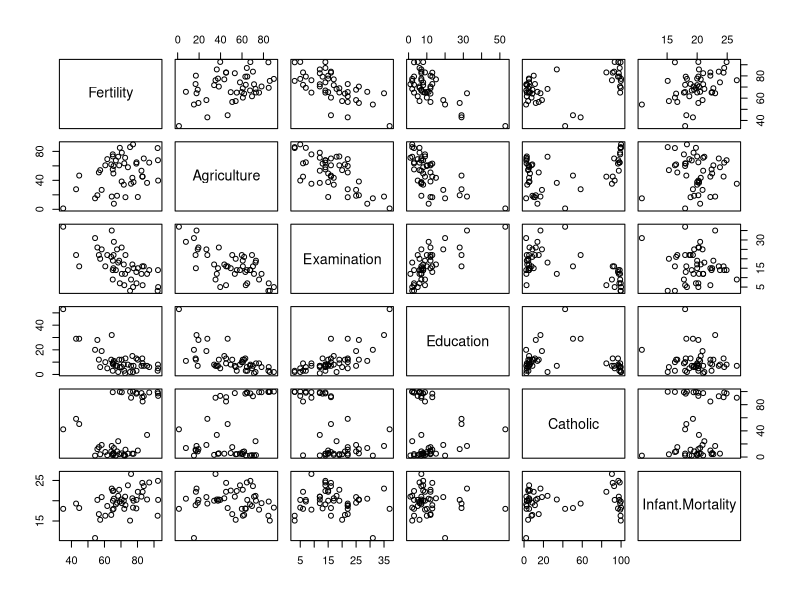
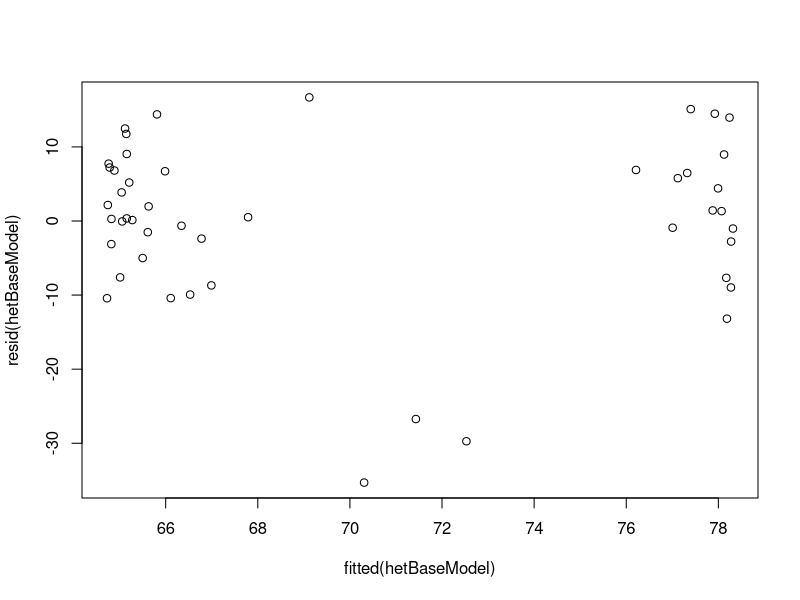
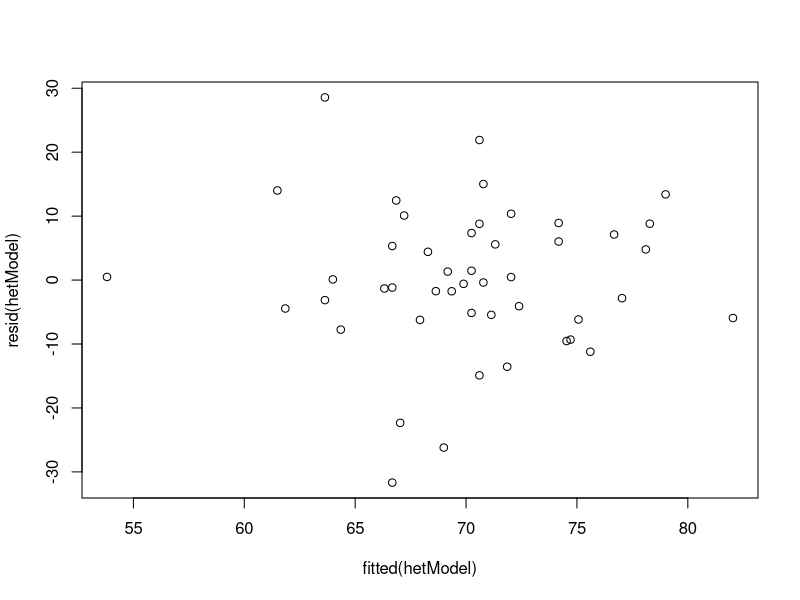
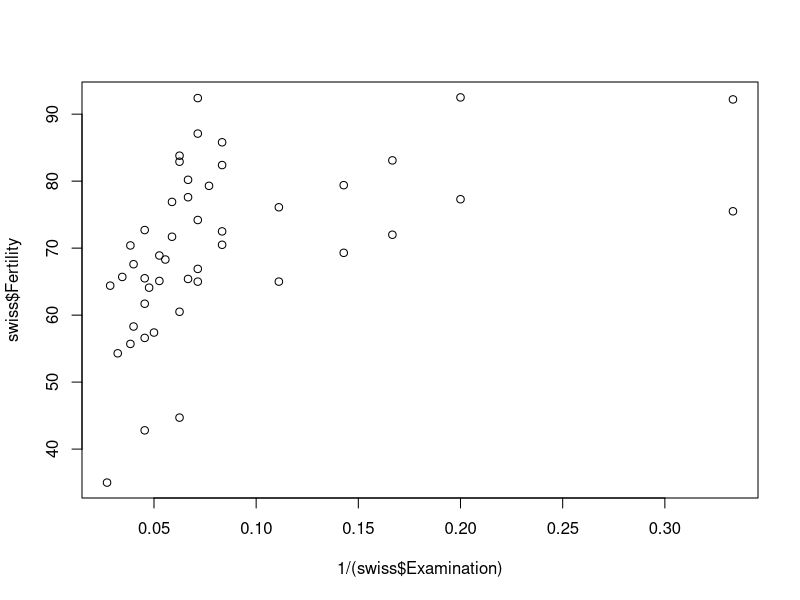
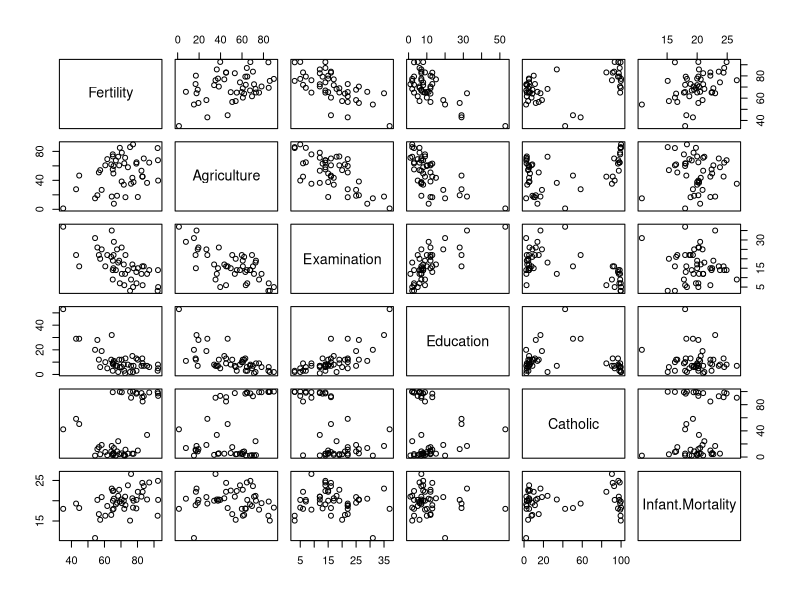
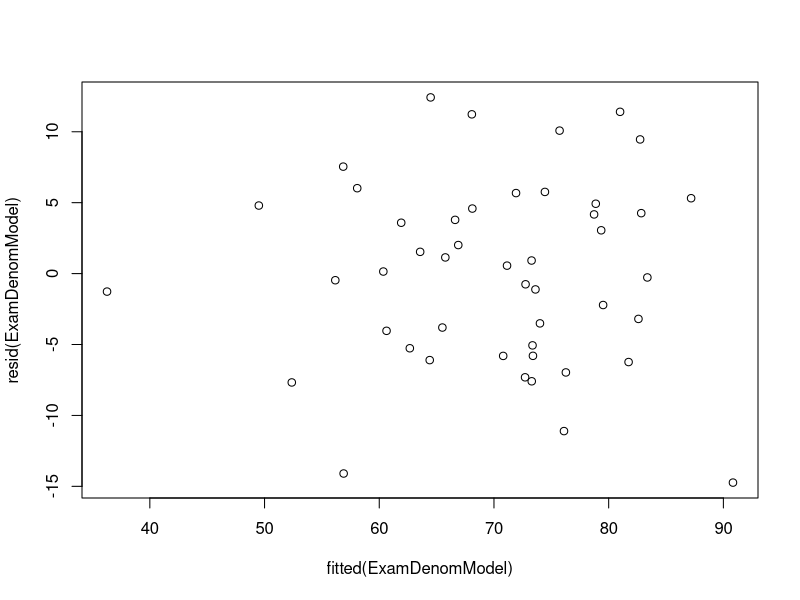
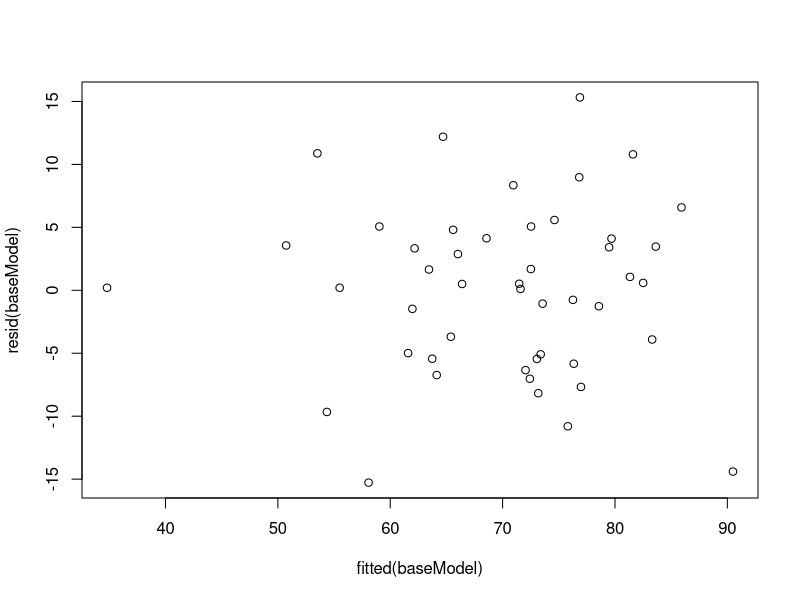

Write the R code that produced these figures, in order. (Note: this script raises an error after producing the figures.)
pairs(swiss)
baseModel = lm(swiss$Fertility ~ swiss$Agriculture + swiss$Examination + swiss$Education + swiss$Catholic + swiss$Infant.Mortality)
summary(baseModel)
hetBaseModel=lm(swiss$Fertility ~ swiss$Catholic)

plot(fitted(hetBaseModel),resid(hetBaseModel))
removedBaseModel = lm(swiss$Fertility ~ swiss$Education + swiss$Catholic + swiss$Infant.Mortality)
summary(removedBaseModel)

hetModel = lm(swiss$Fertility ~ swiss$Infant.Mortality)
#summary(hetModel)
plot(fitted(hetModel),resid(hetModel))

logExamModel = lm(swiss$Fertility ~ swiss$Agriculture + log(swiss$Examination) + swiss$Education + swiss$Catholic + swiss$Infant.Mortality)
summary(logExamModel)

dumDenomExam = 1/(swiss$Examination)

ExamDenomModel = lm(swiss$Fertility ~ swiss$Agriculture + dumDenomExam + swiss$Education + swiss$Catholic + swiss$Infant.Mortality)
summary(ExamDenomModel)

plot(1/(swiss$Examination), swiss$Fertility)
pairs(swiss)
resid(ExamDenomModel)
plot(fitted(ExamDenomModel),resid(ExamDenomModel))
plot(fitted(baseModel),resid(baseModel))
#Note: Try the base model excluding the swiss$Examination variable to see how it reacts.

dummy = swiss
x = c()
for(i in 1:47) {
  if (dummy$Catholic[i] >= 75) {
    x[i] = "Catholic"
  }
  else {
    x[i] = "Average"
    #Decided simple split was better than more complicated.
    #if(dummy$Catholic[i] >= 25){
    #  x[i] = "Average"
    #}
    #else{
    #  x[i] = "Protestant"
    #}
  }
}
dummy$Catholic = x

EndModel = lm(dummy$Fertility ~ dummy$Agriculture + dummy$Education + dummy$Catholic + dummy$Infant.Mortality )
summary(EndModel)
plot()
#Decided this was the best music
hetEndModel=lm(dummy$Fertility ~ dummy$Catholic)
plot(fitted(hetEndModel),resid(hetEndModel))
removedOutliers = head(swiss, 44)

RemovedExamDenomModel = lm(removedOutliers$Fertility ~ removedOutliers$Agriculture + 1/(removedOutliers$Examination) + removedOutliers$Education + removedOutliers$Catholic + removedOutliers$Infant.Mortality)
#Decided to keep outliers
RemovedNoAgExamDenomModel = lm(removedOutliers$Fertility ~ 1/(removedOutliers$Examination) + removedOutliers$Education + removedOutliers$Catholic + removedOutliers$Infant.Mortality)
#Decided to keep Ag
dummyRemovedOutliers = head(dummy, 44)
dummy = swiss
x = c()
for(i in 1:44) {
  if (dummy$Catholic[i] >= 75) {
    x[i] = "Catholic"
  }
  else {
    x[i] = "Average"
    #if(dummy$Catholic[i] >= 25){
    #  x[i] = "Average"
    #}
    #else{
    #  x[i] = "Protestant"
    #}
  }
}
dummyRemovedOutliers$Catholic = x

RemovedEndModel = lm(dummyRemovedOutliers$Fertility ~ dummyRemovedOutliers$Agriculture + 1/dummyRemovedOutliers$Examination + dummyRemovedOutliers$Education + dummyRemovedOutliers$Catholic + dummyRemovedOutliers$Infant.Mortality )
#Decided to keep the outliers



#Check Residuals
plot(fitted(EndModel),resid(EndModel))